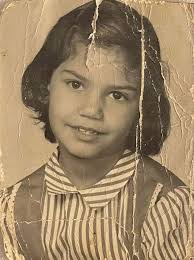
#> input picture doubao 2/image2.png, 194 x 260 px
$ python doubao.py
#> lines starting #> are read from the running program, lines starting #| are printed output that depends on the picture; after the words box and inside, x2 and y2 are one past the last pixel; in counts of white or black regions, pixels touching at a corner belong together
import cv2
import numpy as np
import matplotlib.pyplot as plt

def detect_bad_pixels(image_path, threshold=200, window_size=8):
    """
    检测图像中的坏点

    参数:
    - image_path: 图像路径
    - threshold: 判断为坏点的阈值，值越大检测越严格
    - window_size: 计算周围像素平均值的窗口大小

    返回:
    - original: 原始图像
    - bad_pixels: 坏点坐标列表
    - marked_image: 标记了坏点的图像
    """
#> called with image_path = 'image2.png', threshold = 5, window_size = 3
    # 读取图像
    original = cv2.imread(image_path)
#> original is the input picture: shape (260, 194, 3); mean B, G, R 102.2, 133.6, 157.1
    if original is None:
        raise ValueError("无法读取图像，请检查路径是否正确")

    # 转换为灰度图以便处理
    gray = cv2.cvtColor(original, cv2.COLOR_BGR2GRAY)
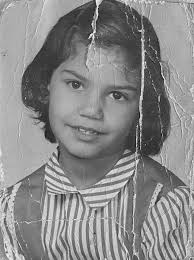
#> gray: shape (260, 194); min 12, max 251, mean 137.1
    height, width = gray.shape
#> height = 260; width = 194

    # 创建一个与原图相同大小的数组用于标记坏点
    bad_pixels = []

    # 计算窗口半径
    radius = window_size // 2

    # 遍历图像中的每个像素
    for y in range(radius, height - radius):
        for x in range(radius, width - radius):
            # 获取当前像素值
            current_pixel = gray[y, x]

            # 获取周围像素值（排除中心像素）
            window = gray[y-radius:y+radius+1, x-radius:x+radius+1]
            window_flat = window.flatten()
            surrounding_pixels = np.delete(window_flat, window_flat.size // 2)

            # 计算周围像素的平均值和标准差
            mean = np.mean(surrounding_pixels)
            std = np.std(surrounding_pixels)

            # 判断当前像素是否为坏点
            # 如果与平均值的差异超过阈值倍的标准差，则视为坏点
            if abs(current_pixel - mean) > threshold * std:
                bad_pixels.append((x, y))
#> after the loop, bad_pixels = [(134, 4), (133, 32), (136, 43), (102, 46), (158, 60), (150, 61), (26, 84), (77, 86), (180, 100), (163, 122), (190, 127), (171, 135), (61, 146), (42, 160), (159, 185), (32, 206), (159, 207)]

    # 创建标记了坏点的图像
    marked_image = original.copy()
    for (x, y) in bad_pixels:
        # 用红色标记坏点
        cv2.circle(marked_image, (x, y), 2, (0, 0, 255), -1)
#> this loop made 17 passes
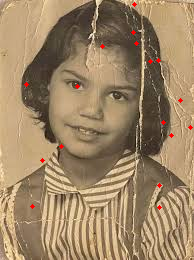
#> marked_image: shape (260, 194, 3); 0.44% of pixels changed, all inside (x1, y1, x2, y2) = (24, 2, 193, 210)

    return original, bad_pixels, marked_image

def main():
    # 图像路径
    image_path = "image2.png"

    # 检测坏点
    try:
        original, bad_pixels, marked_image = detect_bad_pixels(
            image_path,
            threshold=5,  # 可根据实际情况调整
            window_size=3   # 3x3窗口
        )

        # 输出检测结果
        print(f"检测到 {len(bad_pixels)} 个坏点")
#| 检测到 17 个坏点

        # 保存标记了坏点的图像
        output_path = "image2_with_bad_pixels.png"
        cv2.imwrite(output_path, marked_image)
        print(f"已保存标记坏点的图像到 {output_path}")

        # 显示结果（需要图形界面支持）
        plt.figure(figsize=(12, 6))
        plt.subplot(121)
        plt.imshow(cv2.cvtColor(original, cv2.COLOR_BGR2RGB))
        plt.title("原始图像")
        plt.axis("off")

        plt.subplot(122)
        plt.imshow(cv2.cvtColor(marked_image, cv2.COLOR_BGR2RGB))
        plt.title(f"标记了坏点的图像 (共{len(bad_pixels)}个)")
        plt.axis("off")

        plt.tight_layout()
        plt.show()
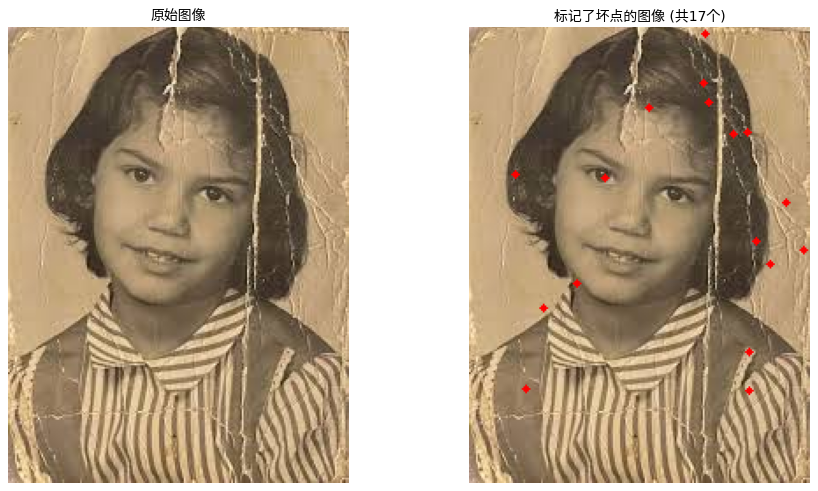
#> figure drawn by matplotlib, 2 panels

    except Exception as e:
        print(f"处理过程中出错: {str(e)}")

if __name__ == "__main__":
    main()
